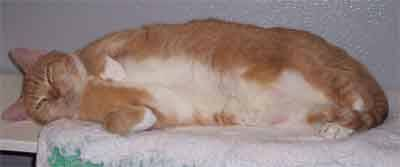
#> input picture archive/dataset/training_set/cats/cat.2919.jpg, 400 x 167 px, found by its file name; its folder holds only this picture in this run
$ jupyter execute 'Pre Processing CNN.ipynb'
#> lines starting #> are read from the running program, lines starting #| are printed output that depends on the picture
#Animal Classification with CNN

**Image classification** is a fascinating topic in computer vision and machine learning. It is the task of assigning a label to an image based on its content. For example, given an image of a cat, the image classifier should output "cat" as the label. Image classification has many applications, such as animal recognition, face recognition, medical diagnosis, self-driving cars, and more.

There are many ways to perform image classification, but one of the most popular and effective methods is using **Deep Neural Networks**. Deep neural networks are composed of layers of artificial neurons that can learn complex patterns from data. By feeding images as input to a deep neural network, the network can learn to extract features and recognize objects in the images.
One type of deep neural network that is especially suited for image classification is called a **convolutional neural network (CNN)**. A **CNN** consists of convolutional layers that apply filters to the input image, creating feature maps that capture the presence of edges, shapes, colors, and textures. A CNN also has pooling layers that reduce the size of the feature maps and increase the efficiency of the network. Finally, a CNN has fully connected layers that perform the final classification based on the features learned by the convolutional layers.

[cell 1]
# Y Kimly
# ITE G8 A
# Animal Classification

#Image Pre-processing

The aim of this process is to improve the image data (features) by suppressing unwanted distortions and enhancement of some important image features so that the computer vision models can benefit from this improved data to work on. Steps for image pre-processing includes Reading image, Resizing image, and Data Augmentation (Gray scaling of image, Reflection, Gaussian Blurring, Histogram, Equalization, Rotation, and Translation).

- The algorithm is writing with python programming language in Jupyter Notebook.
- Import the important library in term of necessary usage.

[cell 2]
import numpy as np    #numpy library to work with array operating
import cv2            #cv2 is to convert image into array
import os             #os is to specify the file location of image
import random
import matplotlib.pyplot as plt    # the library is to visualizing the data
import pickle                       # to save data in the computer

- Showing the location of the dataset file in the computing machine.

[cell 3]
DIRECTORY = r'C:\Users\jingl\kimly\machine_learning\archive\dataset\training_set'    # file location
CATEGORIES = ['cats','dogs']                                      # category of dataset

- Since the downloaded dataset is in a random size, it’s more convenience to resize all the data in the same size and assign each image their own label.

[cell 4]
IMG_SIZE = 100

data=[]
# convert every image  into number and put it in list
for category in CATEGORIES:
    folder=os.path.join(DIRECTORY,category)
    if os.path.exists(folder):
        label = CATEGORIES.index(category)
        for img in os.listdir(folder):                  # loop image in the folder one by one
            img_path = os.path.join(folder, img)        # image location
            img_arr = cv2.imread(img_path)              # read image
#> img_arr is the input picture: shape (167, 400, 3); mean B, G, R 125.8, 130.2, 148.4
            img_arr = cv2.resize(img_arr,(IMG_SIZE,IMG_SIZE))   # resize image
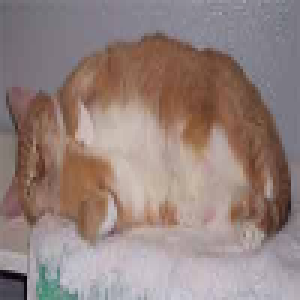
#> img_arr: shape (100, 100, 3) (shown 3 times larger); mean B, G, R 125.7, 130, 148.3
            data.append([img_arr,label])                # a list with image to be define the label if it's a cat or dog
else:
    print("Folder does not exist: ", folder)
#> pass 2 of the loop `for category in CATEGORIES:`:
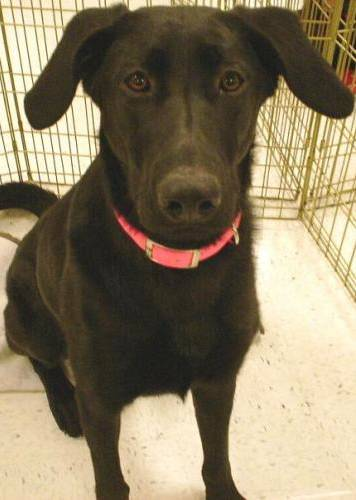
#> input picture archive/dataset/training_set/dogs/dog.3625.jpg, 356 x 500 px, found by its file name
#> img_arr is the input picture: shape (500, 356, 3); mean B, G, R 97.4, 123.3, 136.1
#> `img_arr = cv2.resize(img_arr,(IMG_SIZE,IMG_SIZE))`:
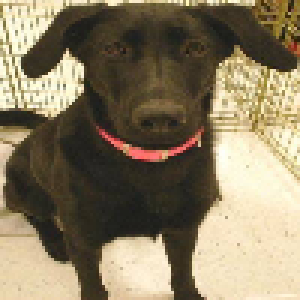
#> img_arr: shape (100, 100, 3) (shown 3 times larger); mean B, G, R 97.4, 123.4, 136.1

- Check the length of the data by using len() function

[cell 5]
len(data)      # check the data length
#> Out = 2

- The dataset is in 2 different folders so after combined it into one list it’s should be getting shuffle to let cat and dog image mix together so that the model will learn it through all of them from the start.

[cell 6]
random.shuffle(data)      # shuffle the data to let cat and dog image mix together so that the model will learn it through all of them from the start

- Use variable x and y as an features and label of the dataset convert it into array and store it in the computing machine

[cell 7]
x = []                    # x is for the feature of the image
y = []                    # y is for the label of that image

for features,labels in data:
    x.append(features)
    y.append(labels)
#> this loop made 2 passes
#> labels on passes 1 to 2: 0, 1
#> after the loop, x = 2 items; y = [0, 1]
